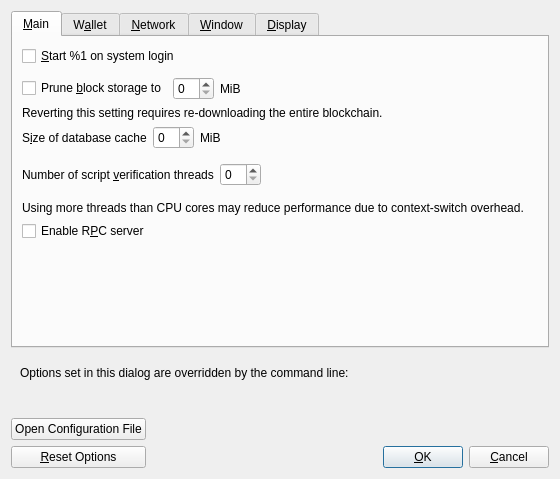
<?xml version="1.0" encoding="UTF-8"?>
<ui version="4.0">
 <class>OptionsDialog</class>
 <widget class="QDialog" name="OptionsDialog">
  <property name="geometry">
   <rect>
    <x>0</x>
    <y>0</y>
    <width>560</width>
    <height>440</height>
   </rect>
  </property>
  <property name="windowTitle">
   <string>Options</string>
  </property>
  <property name="modal">
   <bool>true</bool>
  </property>
  <layout class="QVBoxLayout" name="verticalLayout">
   <item>
    <widget class="QTabWidget" name="tabWidget">
     <property name="currentIndex">
      <number>0</number>
     </property>
     <widget class="QWidget" name="tabMain">
      <attribute name="title">
       <string>&amp;Main</string>
      </attribute>
      <layout class="QVBoxLayout" name="verticalLayout_Main">
       <item>
        <widget class="QCheckBox" name="bitcoinAtStartup">
         <property name="toolTip">
          <string>Automatically start %1 after logging in to the system.</string>
         </property>
         <property name="text">
          <string>&amp;Start %1 on system login</string>
         </property>
        </widget>
       </item>
       <item>
        <spacer name="horizontalSpacer_0_Main">
         <property name="orientation">
          <enum>Qt::Horizontal</enum>
         </property>
         <property name="sizeHint" stdset="0">
          <size>
           <width>40</width>
           <height>5</height>
          </size>
         </property>
        </spacer>
       </item>
       <item>
        <layout class="QHBoxLayout" name="horizontalLayout_Main_Prune">
         <item>
          <widget class="QCheckBox" name="prune">
           <property name="toolTip">
            <string>Enabling pruning significantly reduces the disk space required to store transactions. All blocks are still fully validated. Wallets should be loaded at startup and kept active while pruning is enabled so they stay synchronized before old block data is deleted; wallets that fall behind pruned data may require a reindex. Reverting this setting requires re-downloading the entire blockchain.</string>
           </property>
           <property name="text">
            <string>Prune &amp;block storage to</string>
           </property>
          </widget>
         </item>
         <item>
          <widget class="QSpinBox" name="pruneSizeMiB"/>
         </item>
         <item>
          <widget class="QLabel" name="pruneSizeUnitLabel">
           <property name="text">
            <string>MiB</string>
           </property>
           <property name="textFormat">
            <enum>Qt::PlainText</enum>
           </property>
          </widget>
         </item>
         <item>
          <spacer name="horizontalSpacer_Main_Prune">
           <property name="orientation">
            <enum>Qt::Horizontal</enum>
           </property>
           <property name="sizeHint" stdset="0">
            <size>
             <width>40</width>
             <height>20</height>
            </size>
           </property>
          </spacer>
         </item>
        </layout>
       </item>
       <item>
        <widget class="QLabel" name="pruneWarning">
         <property name="text">
          <string>Reverting this setting requires re-downloading the entire blockchain.</string>
         </property>
         <property name="textFormat">
          <enum>Qt::PlainText</enum>
         </property>
        </widget>
       </item>
       <item>
        <layout class="QHBoxLayout" name="horizontalLayout_2_Main">
         <item>
          <widget class="QLabel" name="databaseCacheLabel">
           <property name="toolTip">
            <string extracomment="Tooltip text for Options window setting that sets the size of the database cache. Explains the corresponding effects of increasing/decreasing this value.">Maximum database cache size. Make sure you have enough RAM. A larger cache can contribute to faster sync, after which the benefit is less pronounced for most use cases. Lowering the cache size will reduce memory usage. Unused mempool memory is shared for this cache.</string>
           </property>
           <property name="text">
            <string>S&amp;ize of database cache</string>
           </property>
           <property name="textFormat">
            <enum>Qt::PlainText</enum>
           </property>
           <property name="buddy">
            <cstring>databaseCache</cstring>
           </property>
          </widget>
         </item>
         <item>
          <widget class="QSpinBox" name="databaseCache"/>
         </item>
         <item>
          <widget class="QLabel" name="databaseCacheUnitLabel">
           <property name="text">
            <string>MiB</string>
           </property>
           <property name="textFormat">
            <enum>Qt::PlainText</enum>
           </property>
          </widget>
         </item>
         <item>
          <spacer name="horizontalSpacer_2_Main">
           <property name="orientation">
            <enum>Qt::Horizontal</enum>
           </property>
           <property name="sizeHint" stdset="0">
            <size>
             <width>40</width>
             <height>20</height>
            </size>
           </property>
          </spacer>
         </item>
        </layout>
       </item>
       <item>
        <layout class="QHBoxLayout" name="horizontalLayout_Main_VerifyLabel">
         <item>
          <widget class="QLabel" name="threadsScriptVerifLabel">
           <property name="toolTip">
            <string extracomment="Tooltip text for Options window setting that sets the number of script verification threads. Explains that negative values mean to leave these many cores free to the system.">Set the number of script verification threads. Negative values correspond to the number of cores you want to leave free to the system.</string>
           </property>
           <property name="text">
            <string>Number of script &amp;verification threads</string>
           </property>
           <property name="textFormat">
            <enum>Qt::PlainText</enum>
           </property>
           <property name="buddy">
            <cstring>threadsScriptVerif</cstring>
           </property>
          </widget>
         </item>
         <item>
          <widget class="QSpinBox" name="threadsScriptVerif">
           <property name="toolTip">
            <string>(0 = auto, &lt;0 = leave that many cores free)</string>
           </property>
          </widget>
         </item>
         <item>
          <spacer name="horizontalSpacer_Main_Threads">
           <property name="orientation">
            <enum>Qt::Horizontal</enum>
           </property>
           <property name="sizeHint" stdset="0">
            <size>
             <width>40</width>
             <height>40</height>
            </size>
           </property>
          </spacer>
         </item>
        </layout>
       </item>
       <item>
        <widget class="QLabel" name="threadsWarning">
         <property name="text">
          <string>Using more threads than CPU cores may reduce performance due to context-switch overhead.</string>
         </property>
         <property name="textFormat">
          <enum>Qt::PlainText</enum>
         </property>
        </widget>
       </item>
       <item>
        <widget class="QCheckBox" name="enableServer">
         <property name="toolTip">
          <string extracomment="Tooltip text for Options window setting that enables the RPC server.">This allows you or a third party tool to communicate with the node through command-line and JSON-RPC commands.</string>
         </property>
         <property name="text">
          <string extracomment="An Options window setting to enable the RPC server.">Enable R&amp;PC server</string>
         </property>
        </widget>
       </item>
       <item>
        <spacer name="verticalSpacer_Main">
         <property name="orientation">
          <enum>Qt::Vertical</enum>
         </property>
         <property name="sizeHint" stdset="0">
          <size>
           <width>20</width>
           <height>40</height>
          </size>
         </property>
        </spacer>
       </item>
      </layout>
     </widget>
     <widget class="QWidget" name="tabWallet">
      <attribute name="title">
       <string>W&amp;allet</string>
      </attribute>
      <layout class="QVBoxLayout" name="verticalLayout_Wallet">
       <item>
        <widget class="QCheckBox" name="subFeeFromAmount">
         <property name="toolTip">
          <string extracomment="Tooltip text for Options window setting that sets subtracting the fee from a sending amount as default.">Whether to set subtract fee from amount as default or not.</string>
         </property>
         <property name="text">
          <string extracomment="An Options window setting to set subtracting the fee from a sending amount as default.">Subtract &amp;fee from amount by default</string>
         </property>
        </widget>
       </item>
       <item>
        <layout class="QHBoxLayout">
         <item>
          <widget class="QLabel">
           <property name="text">
            <string>Address type:</string>
           </property>
           <property name="buddy">
            <cstring>addressType</cstring>
           </property>
          </widget>
         </item>
         <item>
          <widget class="QValueComboBox" name="addressType">
           <property name="toolTip">
            <string>Choose the default address type to select when receiving coins.</string>
           </property>
          </widget>
         </item>
        </layout>
       </item>
       <item>
        <widget class="QGroupBox" name="groupBox">
         <property name="title">
          <string>Expert</string>
         </property>
         <layout class="QVBoxLayout" name="verticalLayout_2">
          <item>
           <widget class="QCheckBox" name="coinControlFeatures">
            <property name="toolTip">
             <string>Whether to show coin control features or not.</string>
            </property>
            <property name="text">
             <string>Enable co&amp;in control features</string>
            </property>
           </widget>
          </item>
          <item>
           <widget class="QCheckBox" name="spendZeroConfChange">
            <property name="toolTip">
             <string>If you disable the spending of unconfirmed change, the change from a transaction cannot be used until that transaction has at least one confirmation. This also affects how your balance is computed.</string>
            </property>
            <property name="text">
             <string>&amp;Spend unconfirmed change</string>
            </property>
           </widget>
          </item>
          <item>
           <widget class="QCheckBox" name="m_enable_psbt_controls">
            <property name="text">
             <string extracomment="An options window setting to enable PSBT controls.">Enable &amp;PSBT controls</string>
            </property>
            <property name="toolTip">
             <string extracomment="Tooltip text for options window setting that enables PSBT controls.">Whether to show PSBT controls.</string>
            </property>
           </widget>
          </item>
         </layout>
        </widget>
       </item>
       <item>
        <widget class="QGroupBox" name="groupBoxHww">
         <property name="title">
          <string>External Signer (e.g. hardware wallet)</string>
         </property>
         <layout class="QVBoxLayout" name="verticalLayoutHww">
          <item>
           <layout class="QHBoxLayout" name="horizontalLayoutHww">
            <item>
             <widget class="QLabel" name="externalSignerPathLabel">
              <property name="text">
               <string>&amp;External signer script path</string>
              </property>
              <property name="buddy">
               <cstring>externalSignerPath</cstring>
              </property>
             </widget>
            </item>
            <item>
             <widget class="QLineEdit" name="externalSignerPath">
              <property name="toolTip">
               <string>Full path to a %1 compatible script (e.g. C:\Downloads\hwi.exe or /Users/you/Downloads/hwi.py). Beware: malware can steal your coins!</string>
              </property>
             </widget>
            </item>
           </layout>
          </item>
         </layout>
        </widget>
       </item>
       <item>
        <spacer name="verticalSpacer_Wallet">
         <property name="orientation">
          <enum>Qt::Vertical</enum>
         </property>
         <property name="sizeHint" stdset="0">
          <size>
           <width>20</width>
           <height>40</height>
          </size>
         </property>
        </spacer>
       </item>
      </layout>
     </widget>
     <widget class="QWidget" name="tabNetwork">
      <attribute name="title">
       <string>&amp;Network</string>
      </attribute>
      <layout class="QVBoxLayout" name="verticalLayout_Network">
       <item>
        <layout class="QHBoxLayout" name="horizontalLayout_Network_Port">
         <item>
          <widget class="QLabel" name="networkPortLabel">
           <property name="text">
            <string>Network &amp;port</string>
           </property>
           <property name="textFormat">
            <enum>Qt::PlainText</enum>
           </property>
           <property name="buddy">
            <cstring>networkPort</cstring>
           </property>
          </widget>
         </item>
         <item>
          <widget class="QLineEdit" name="networkPort">
           <property name="minimumSize">
            <size>
             <width>55</width>
             <height>0</height>
            </size>
           </property>
           <property name="maximumSize">
            <size>
             <width>55</width>
             <height>16777215</height>
            </size>
           </property>
           <property name="toolTip">
            <string>Network port (e.g. 8333)</string>
           </property>
          </widget>
         </item>
         <item>
          <spacer name="horizontalSpacer_Network_Port">
           <property name="orientation">
            <enum>Qt::Horizontal</enum>
           </property>
           <property name="sizeHint" stdset="0">
            <size>
             <width>40</width>
             <height>20</height>
            </size>
           </property>
          </spacer>
         </item>
        </layout>
       </item>
       <item>
        <widget class="QCheckBox" name="mapPortNatpmp">
         <property name="toolTip">
          <string>Automatically open the Federation Coin client port on the router. This only works when your router supports PCP or NAT-PMP and it is enabled. The external port could be random.</string>
         </property>
         <property name="text">
          <string>Automatically configure router(s) that support PCP or NA&amp;T-PMP</string>
         </property>
        </widget>
       </item>
       <item>
        <widget class="QCheckBox" name="allowIncoming">
         <property name="toolTip">
          <string>Accept connections from outside.</string>
         </property>
         <property name="text">
          <string>Allow incomin&amp;g connections</string>
         </property>
        </widget>
       </item>
       <item>
        <widget class="QCheckBox" name="connectSocks">
         <property name="toolTip">
          <string>Connect to the Federation Coin network through a SOCKS5 proxy.</string>
         </property>
         <property name="text">
          <string>Connect through &amp;SOCKS5 proxy (default proxy):</string>
         </property>
        </widget>
       </item>
       <item>
        <layout class="QHBoxLayout" name="horizontalLayout_1_Network">
         <item>
          <widget class="QLabel" name="proxyIpLabel">
           <property name="text">
            <string>Proxy &amp;IP:</string>
           </property>
           <property name="textFormat">
            <enum>Qt::PlainText</enum>
           </property>
           <property name="buddy">
            <cstring>proxyIp</cstring>
           </property>
          </widget>
         </item>
         <item>
          <widget class="QValidatedLineEdit" name="proxyIp">
           <property name="minimumSize">
            <size>
             <width>140</width>
             <height>0</height>
            </size>
           </property>
           <property name="maximumSize">
            <size>
             <width>140</width>
             <height>16777215</height>
            </size>
           </property>
           <property name="toolTip">
            <string>IP address of the proxy (e.g. IPv4: 127.0.0.1 / IPv6: ::1)</string>
           </property>
          </widget>
         </item>
         <item>
          <widget class="QLabel" name="proxyPortLabel">
           <property name="text">
            <string>&amp;Port:</string>
           </property>
           <property name="textFormat">
            <enum>Qt::PlainText</enum>
           </property>
           <property name="buddy">
            <cstring>proxyPort</cstring>
           </property>
          </widget>
         </item>
         <item>
          <widget class="QLineEdit" name="proxyPort">
           <property name="minimumSize">
            <size>
             <width>55</width>
             <height>0</height>
            </size>
           </property>
           <property name="maximumSize">
            <size>
             <width>55</width>
             <height>16777215</height>
            </size>
           </property>
           <property name="toolTip">
            <string>Port of the proxy (e.g. 9050)</string>
           </property>
          </widget>
         </item>
         <item>
          <spacer name="horizontalSpacer_1_Network">
           <property name="orientation">
            <enum>Qt::Horizontal</enum>
           </property>
           <property name="sizeHint" stdset="0">
            <size>
             <width>40</width>
             <height>20</height>
            </size>
           </property>
          </spacer>
         </item>
        </layout>
       </item>
       <item>
        <layout class="QHBoxLayout" name="horizontalLayout_2_Network">
         <item>
          <widget class="QLabel" name="proxyActiveNets">
           <property name="text">
            <string>Used for reaching peers via:</string>
           </property>
           <property name="textFormat">
            <enum>Qt::PlainText</enum>
           </property>
          </widget>
         </item>
         <item>
          <widget class="QCheckBox" name="proxyReachIPv4">
           <property name="enabled">
            <bool>false</bool>
           </property>
           <property name="toolTip">
            <string>Shows if the supplied default SOCKS5 proxy is used to reach peers via this network type.</string>
           </property>
           <property name="text">
            <string/>
           </property>
          </widget>
         </item>
         <item>
          <widget class="QLabel" name="proxyReachIPv4Label">
           <property name="text">
            <string>IPv4</string>
           </property>
           <property name="textFormat">
            <enum>Qt::PlainText</enum>
           </property>
          </widget>
         </item>
         <item>
          <widget class="QCheckBox" name="proxyReachIPv6">
           <property name="enabled">
            <bool>false</bool>
           </property>
           <property name="toolTip">
            <string>Shows if the supplied default SOCKS5 proxy is used to reach peers via this network type.</string>
           </property>
           <property name="text">
            <string/>
           </property>
          </widget>
         </item>
         <item>
          <widget class="QLabel" name="proxyReachIPv6Label">
           <property name="text">
            <string>IPv6</string>
           </property>
           <property name="textFormat">
            <enum>Qt::PlainText</enum>
           </property>
          </widget>
         </item>
         <item>
          <widget class="QCheckBox" name="proxyReachTor">
           <property name="enabled">
            <bool>false</bool>
           </property>
           <property name="toolTip">
            <string>Shows if the supplied default SOCKS5 proxy is used to reach peers via this network type.</string>
           </property>
           <property name="text">
            <string/>
           </property>
          </widget>
         </item>
         <item>
          <widget class="QLabel" name="proxyReachTorLabel">
           <property name="text">
            <string>Tor</string>
           </property>
           <property name="textFormat">
            <enum>Qt::PlainText</enum>
           </property>
          </widget>
         </item>
         <item>
          <spacer name="horizontalSpacer_2_Network">
           <property name="orientation">
            <enum>Qt::Horizontal</enum>
           </property>
           <property name="sizeHint" stdset="0">
            <size>
             <width>40</width>
             <height>20</height>
            </size>
           </property>
          </spacer>
         </item>
        </layout>
       </item>
       <item>
        <widget class="QCheckBox" name="connectSocksTor">
         <property name="toolTip">
          <string>Connect to the Federation Coin network through a separate SOCKS5 proxy for Tor onion services.</string>
         </property>
         <property name="text">
          <string>Use separate SOCKS&amp;5 proxy to reach peers via Tor onion services:</string>
         </property>
        </widget>
       </item>
       <item>
        <layout class="QHBoxLayout" name="horizontalLayout_3_Network">
         <item>
          <widget class="QLabel" name="proxyIpTorLabel">
           <property name="text">
            <string>Proxy &amp;IP:</string>
           </property>
           <property name="textFormat">
            <enum>Qt::PlainText</enum>
           </property>
           <property name="buddy">
            <cstring>proxyIpTor</cstring>
           </property>
          </widget>
         </item>
         <item>
          <widget class="QValidatedLineEdit" name="proxyIpTor">
           <property name="minimumSize">
            <size>
             <width>140</width>
             <height>0</height>
            </size>
           </property>
           <property name="maximumSize">
            <size>
             <width>140</width>
             <height>16777215</height>
            </size>
           </property>
           <property name="toolTip">
            <string>IP address of the proxy (e.g. IPv4: 127.0.0.1 / IPv6: ::1)</string>
           </property>
          </widget>
         </item>
         <item>
          <widget class="QLabel" name="proxyPortTorLabel">
           <property name="text">
            <string>&amp;Port:</string>
           </property>
           <property name="textFormat">
            <enum>Qt::PlainText</enum>
           </property>
           <property name="buddy">
            <cstring>proxyPortTor</cstring>
           </property>
          </widget>
         </item>
         <item>
          <widget class="QLineEdit" name="proxyPortTor">
           <property name="minimumSize">
            <size>
             <width>55</width>
             <height>0</height>
            </size>
           </property>
           <property name="maximumSize">
            <size>
             <width>55</width>
             <height>16777215</height>
            </size>
           </property>
           <property name="toolTip">
            <string>Port of the proxy (e.g. 9050)</string>
           </property>
          </widget>
         </item>
         <item>
          <spacer name="horizontalSpacer_4_Network">
           <property name="orientation">
            <enum>Qt::Horizontal</enum>
           </property>
           <property name="sizeHint" stdset="0">
            <size>
             <width>40</width>
             <height>20</height>
            </size>
           </property>
          </spacer>
         </item>
        </layout>
       </item>
       <item>
        <layout class="QHBoxLayout" name="horizontalLayout_maxuploadtarget">
         <item>
          <widget class="QCheckBox" name="maxuploadtargetCheckbox">
           <property name="text">
            <string>Try to keep upload traffic under</string>
           </property>
          </widget>
         </item>
         <item>
          <widget class="QSpinBox" name="maxuploadtarget"/>
         </item>
         <item>
          <widget class="QLabel" name="maxuploadtargetUnitLabel">
           <property name="text">
            <string>MiB per day</string>
           </property>
           <property name="textFormat">
            <enum>Qt::PlainText</enum>
           </property>
           <property name="buddy">
            <cstring>maxuploadtargetCheckbox</cstring>
           </property>
          </widget>
         </item>
         <item>
          <spacer name="horizontalSpacer_maxuploadtarget">
           <property name="orientation">
            <enum>Qt::Horizontal</enum>
           </property>
           <property name="sizeHint" stdset="0">
            <size>
             <width>40</width>
             <height>20</height>
            </size>
           </property>
          </spacer>
         </item>
        </layout>
       </item>
       <item>
        <widget class="QCheckBox" name="peerbloomfilters">
         <property name="toolTip">
          <string>Support filtering of blocks and transaction with bloom filters</string>
         </property>
         <property name="text">
          <string>Provide search services for light clients</string>
         </property>
        </widget>
       </item>
       <item>
        <widget class="QCheckBox" name="peerblockfilters">
         <property name="toolTip">
          <string>Generate compact block filters and allow peers to download them</string>
         </property>
         <property name="text">
          <string>Provide compact block filters for light clients</string>
         </property>
        </widget>
       </item>
       <item>
        <spacer name="verticalSpacer_Network">
         <property name="orientation">
          <enum>Qt::Vertical</enum>
         </property>
         <property name="sizeHint" stdset="0">
          <size>
           <width>20</width>
           <height>40</height>
          </size>
         </property>
        </spacer>
       </item>
      </layout>
     </widget>
     <widget class="QWidget" name="tabWindow">
      <attribute name="title">
       <string>&amp;Window</string>
      </attribute>
      <layout class="QVBoxLayout" name="verticalLayout_Window">
       <item>
        <widget class="QCheckBox" name="showTrayIcon">
         <property name="toolTip">
          <string>Show the icon in the system tray.</string>
         </property>
         <property name="text">
          <string>&amp;Show tray icon</string>
         </property>
         <property name="checked">
          <bool>true</bool>
         </property>
        </widget>
       </item>
       <item>
        <widget class="QCheckBox" name="minimizeToTray">
         <property name="toolTip">
          <string>Show only a tray icon after minimizing the window.</string>
         </property>
         <property name="text">
          <string>Minimize to the &amp;tray instead of the taskbar</string>
         </property>
        </widget>
       </item>
       <item>
        <widget class="QCheckBox" name="minimizeOnClose">
         <property name="toolTip">
          <string>Minimize instead of exit the application when the window is closed. When this option is enabled, the application will be closed only after selecting Exit in the menu.</string>
         </property>
         <property name="text">
          <string>M&amp;inimize on close</string>
         </property>
        </widget>
       </item>
       <item>
        <spacer name="verticalSpacer_Window">
         <property name="orientation">
          <enum>Qt::Vertical</enum>
         </property>
         <property name="sizeHint" stdset="0">
          <size>
           <width>20</width>
           <height>40</height>
          </size>
         </property>
        </spacer>
       </item>
      </layout>
     </widget>
     <widget class="QWidget" name="tabDisplay">
      <attribute name="title">
       <string>&amp;Display</string>
      </attribute>
      <layout class="QVBoxLayout" name="verticalLayout_Display">
       <item>
        <layout class="QHBoxLayout" name="horizontalLayout_1_Display">
         <item>
          <widget class="QLabel" name="langLabel">
           <property name="text">
            <string>User Interface &amp;language:</string>
           </property>
           <property name="textFormat">
            <enum>Qt::PlainText</enum>
           </property>
           <property name="buddy">
            <cstring>lang</cstring>
           </property>
          </widget>
         </item>
         <item>
          <widget class="QValueComboBox" name="lang">
           <property name="toolTip">
            <string>The user interface language can be set here. This setting will take effect after restarting %1.</string>
           </property>
          </widget>
         </item>
        </layout>
       </item>
       <item>
        <layout class="QHBoxLayout" name="horizontalLayout_2_Display">
         <item>
          <widget class="QLabel" name="unitLabel">
           <property name="text">
            <string>&amp;Unit to show amounts in:</string>
           </property>
           <property name="textFormat">
            <enum>Qt::PlainText</enum>
           </property>
           <property name="buddy">
            <cstring>unit</cstring>
           </property>
          </widget>
         </item>
         <item>
          <widget class="QValueComboBox" name="unit">
           <property name="toolTip">
            <string>Choose the default subdivision unit to show in the interface and when sending coins.</string>
           </property>
          </widget>
         </item>
        </layout>
       </item>
       <item>
        <widget class="QCheckBox" name="displayAddresses">
         <property name="toolTip">
          <string>Whether to show Federation Coin addresses in the transaction list or not.</string>
         </property>
         <property name="text">
          <string>&amp;Display addresses in transaction list</string>
         </property>
        </widget>
       </item>
       <item>
        <layout class="QHBoxLayout" name="horizontalLayout_3_Display">
         <item>
          <widget class="QLabel" name="thirdPartyTxUrlsLabel">
           <property name="toolTip">
            <string>Third-party URLs (e.g. a block explorer) that appear in the transactions tab as context menu items. %s in the URL is replaced by transaction hash. Multiple URLs are separated by vertical bar |.</string>
           </property>
           <property name="text">
            <string>&amp;Third-party transaction URLs:</string>
           </property>
           <property name="buddy">
            <cstring>thirdPartyTxUrls</cstring>
           </property>
          </widget>
         </item>
         <item>
          <widget class="QLineEdit" name="thirdPartyTxUrls">
           <property name="toolTip">
            <string>Third-party URLs (e.g. a block explorer) that appear in the transactions tab as context menu items. %s in the URL is replaced by transaction hash. Multiple URLs are separated by vertical bar |.</string>
           </property>
           <property name="placeholderText">
            <string notr="true">https://example.com/tx/%s</string>
           </property>
          </widget>
         </item>
        </layout>
       </item>
       <item>
        <layout class="QHBoxLayout" name="horizontalLayout_4_Display">
         <item>
          <widget class="QLabel" name="moneyFontLabel">
           <property name="text">
            <string>Font for amounts: </string>
           </property>
           <property name="buddy">
            <cstring>moneyFont</cstring>
           </property>
          </widget>
         </item>
         <item>
          <widget class="QComboBox" name="moneyFont"/>
         </item>
         <item>
          <widget class="QLabel" name="moneyFont_preview">
           <property name="text">
            <string notr="true">111.11111111 BTC
909.09090909 BTC</string>
           </property>
          </widget>
         </item>
        </layout>
       </item>
       <item>
        <layout class="QHBoxLayout" name="horizontalLayout_qrFont">
         <item>
          <widget class="QLabel" name="qrFontLabel">
           <property name="text">
            <string>Font in QR Codes: </string>
           </property>
           <property name="buddy">
            <cstring>qrFont</cstring>
           </property>
          </widget>
         </item>
         <item>
          <widget class="QComboBox" name="qrFont"/>
         </item>
         <item>
          <widget class="QLabel" name="qrFont_preview">
           <property name="text">
            <string notr="true">1NS17iag9jJgT…
bc1p2q3rvn3gp…</string>
           </property>
          </widget>
         </item>
        </layout>
       </item>
       <item>
        <widget class="QCheckBox" name="peersTabAlternatingRowColors">
         <property name="toolTip">
          <string>Alternate the row colors for the &quot;Peers&quot; and &quot;Banned peers&quot; tables in the Peers tab.</string>
         </property>
         <property name="text">
          <string>Alternate row colors in the Peers tab</string>
         </property>
        </widget>
       </item>
       <item>
        <spacer name="verticalSpacer_Display">
         <property name="orientation">
          <enum>Qt::Vertical</enum>
         </property>
         <property name="sizeHint" stdset="0">
          <size>
           <width>20</width>
           <height>40</height>
          </size>
         </property>
        </spacer>
       </item>
      </layout>
     </widget>
    </widget>
   </item>
   <item>
    <widget class="QFrame" name="frame">
     <layout class="QVBoxLayout" name="verticalLayout_Bottom">
      <item>
       <layout class="QHBoxLayout" name="horizontalLayout_Bottom">
        <item>
         <widget class="QLabel" name="overriddenByCommandLineInfoLabel">
          <property name="text">
           <string>Options set in this dialog are overridden by the command line:</string>
          </property>
          <property name="textFormat">
           <enum>Qt::PlainText</enum>
          </property>
         </widget>
        </item>
        <item>
         <spacer name="horizontalSpacer_Bottom">
          <property name="orientation">
           <enum>Qt::Horizontal</enum>
          </property>
          <property name="sizeHint" stdset="0">
           <size>
            <width>40</width>
            <height>20</height>
           </size>
          </property>
         </spacer>
        </item>
       </layout>
      </item>
      <item>
       <widget class="QLabel" name="overriddenByCommandLineLabel">
        <property name="text">
         <string/>
        </property>
        <property name="textFormat">
         <enum>Qt::PlainText</enum>
        </property>
        <property name="wordWrap">
         <bool>true</bool>
        </property>
       </widget>
      </item>
     </layout>
    </widget>
   </item>
   <item>
    <layout class="QHBoxLayout" name="horizontalLayout_Buttons">
     <item>
      <layout class="QVBoxLayout" name="verticalLayout_Buttons">
       <item>
        <widget class="QPushButton" name="openBitcoinConfButton">
         <property name="toolTip">
          <string>Open the %1 configuration file from the working directory.</string>
         </property>
         <property name="text">
          <string>Open Configuration File</string>
         </property>
         <property name="autoDefault">
          <bool>false</bool>
         </property>
        </widget>
       </item>
       <item>
        <widget class="QPushButton" name="resetButton">
         <property name="toolTip">
          <string>Reset all client options to default.</string>
         </property>
         <property name="text">
          <string>&amp;Reset Options</string>
         </property>
         <property name="autoDefault">
          <bool>false</bool>
         </property>
        </widget>
       </item>
      </layout>
     </item>
     <item>
      <spacer name="horizontalSpacer_1">
       <property name="orientation">
        <enum>Qt::Horizontal</enum>
       </property>
       <property name="sizeHint" stdset="0">
        <size>
         <width>40</width>
         <height>48</height>
        </size>
       </property>
      </spacer>
     </item>
     <item>
      <widget class="QLabel" name="statusLabel">
       <property name="minimumSize">
        <size>
         <width>200</width>
         <height>0</height>
        </size>
       </property>
       <property name="font">
        <font>
         <weight>75</weight>
         <bold>true</bold>
        </font>
       </property>
       <property name="text">
        <string/>
       </property>
       <property name="textFormat">
        <enum>Qt::PlainText</enum>
       </property>
       <property name="wordWrap">
        <bool>true</bool>
       </property>
      </widget>
     </item>
     <item>
      <spacer name="horizontalSpacer_2">
       <property name="orientation">
        <enum>Qt::Horizontal</enum>
       </property>
       <property name="sizeHint" stdset="0">
        <size>
         <width>40</width>
         <height>48</height>
        </size>
       </property>
      </spacer>
     </item>
     <item>
      <layout class="QVBoxLayout" name="verticalLayout_4">
       <item>
        <spacer name="verticalSpacer">
         <property name="orientation">
          <enum>Qt::Vertical</enum>
         </property>
         <property name="sizeHint" stdset="0">
          <size>
           <width>20</width>
           <height>40</height>
          </size>
         </property>
        </spacer>
       </item>
       <item>
        <layout class="QHBoxLayout" name="horizontalLayout">
         <item>
          <widget class="QPushButton" name="okButton">
           <property name="text">
            <string>&amp;OK</string>
           </property>
           <property name="autoDefault">
            <bool>false</bool>
           </property>
           <property name="default">
            <bool>true</bool>
           </property>
          </widget>
         </item>
         <item>
          <widget class="QPushButton" name="cancelButton">
           <property name="text">
            <string>&amp;Cancel</string>
           </property>
           <property name="autoDefault">
            <bool>false</bool>
           </property>
          </widget>
         </item>
        </layout>
       </item>
      </layout>
     </item>
    </layout>
   </item>
  </layout>
 </widget>
 <customwidgets>
  <customwidget>
   <class>QValidatedLineEdit</class>
   <extends>QLineEdit</extends>
   <header>qt/qvalidatedlineedit.h</header>
  </customwidget>
  <customwidget>
   <class>QValueComboBox</class>
   <extends>QComboBox</extends>
   <header>qt/qvaluecombobox.h</header>
  </customwidget>
 </customwidgets>
 <resources/>
 <connections/>
</ui>
